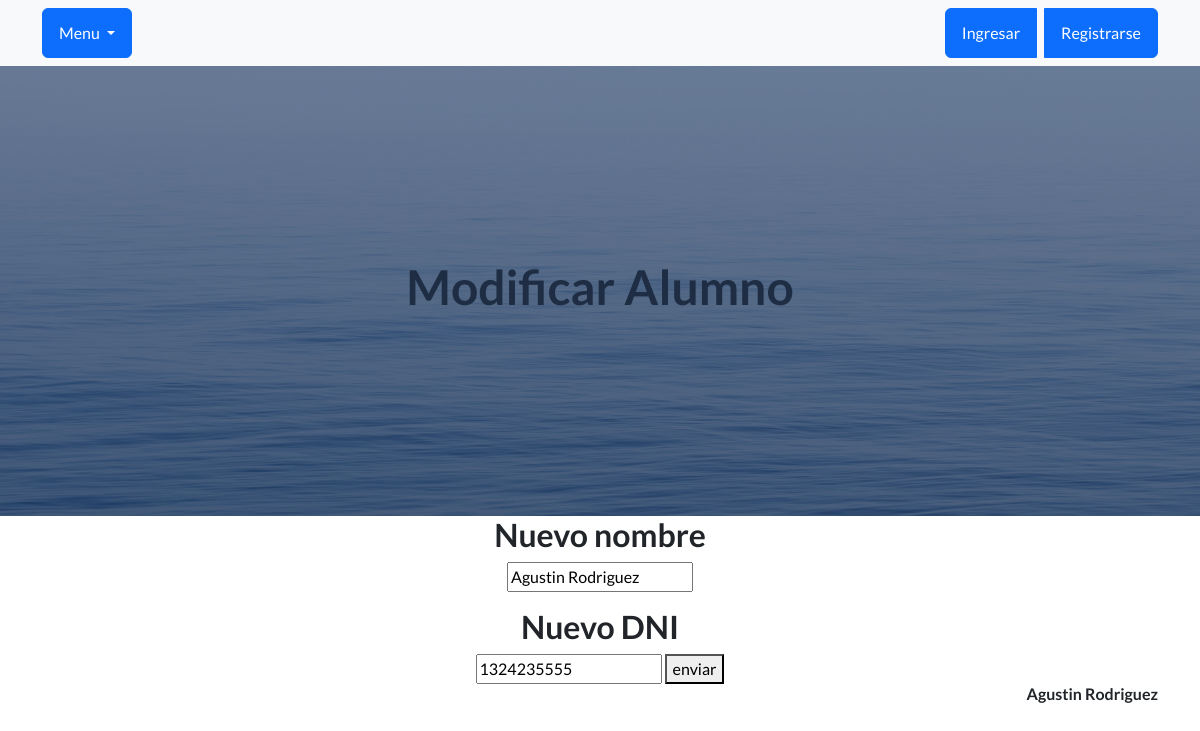
The page /App1/alumno_editar/1 on the database as committed earlier.
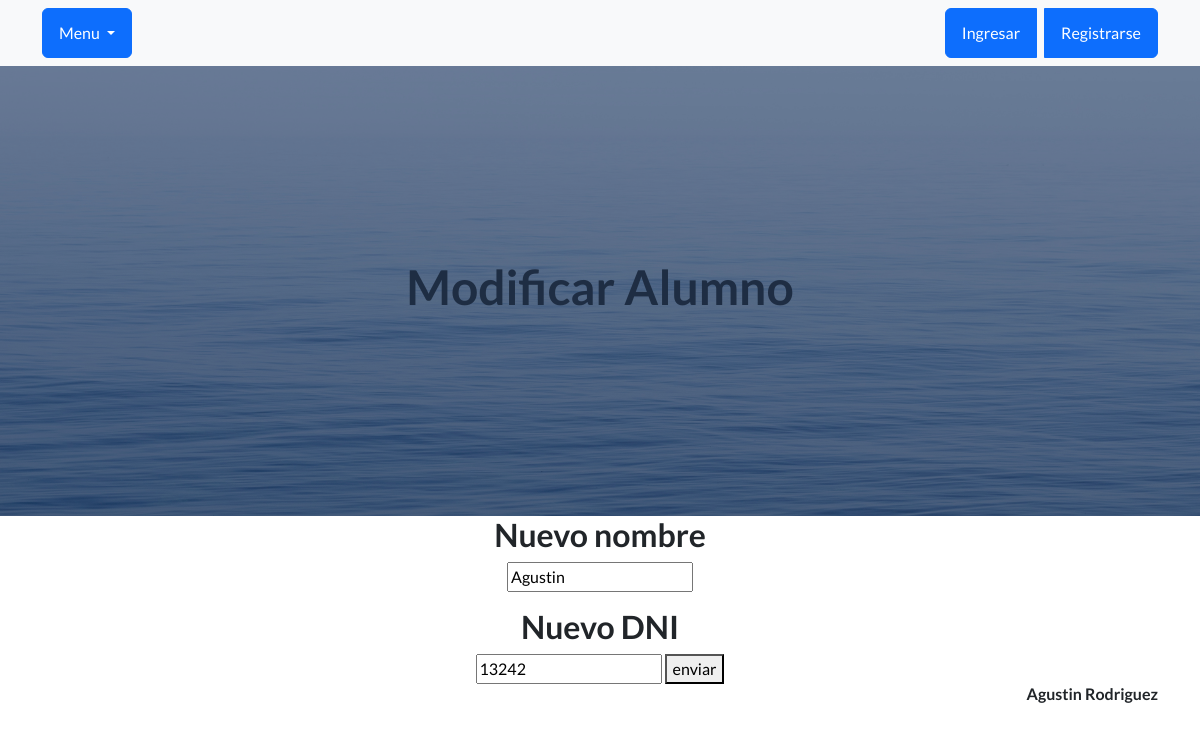
The same page on the database as committed later.
### App1/models.py (models this page shows, shortened)
class Alumno(models.Model):
    nombre = models.CharField(max_length=50)
    dni = models.IntegerField()

### App1/views.py (the view)
# urls.py: path("alumno_editar/<int:id>", views.alumno_editar,name="alumno_editar"),
def alumno_editar(request, id):
    alumno = Alumno.objects.get(id=id)
    if request.method == "POST":
        mi_formulario = Alumno_formulario(request.POST)
        if mi_formulario.is_valid():
            datos = mi_formulario.cleaned_data
            alumno.nombre = datos["nombre"]
            alumno.dni = datos["dni"]
            alumno.save()
            alumno = Alumno.objects.all()
            return render (request, "alumnos.html", {"alumnos":alumno})
    else:
        mi_formulario = Alumno_formulario (initial={"nombre":alumno.nombre, "dni":alumno.dni})
    return render(request, "alumno_editar.html",{"mi_formulario":mi_formulario, "alumno":alumno})

### App1/forms.py
class Alumno_formulario(forms.Form):
    nombre=forms.CharField(max_length=20)
    dni=forms.IntegerField()

### App1/templates/alumno_editar.html (shortened to what this page needs)
{% extends "padre.html" %}
{% load static %}
{% block contenido %}
    <header class="masthead">
        <div class="text-center">
            <h1>Modificar Alumno </h1>
        </div>
    </header>
        <main>
            <div class="container">
                <div class="text-center">
                <form action="{% url 'alumno_editar' alumno.id %} "method="POST">
                    <h2>Nuevo nombre</h2>
                    {{mi_formulario.nombre}}
                    <h2>Nuevo DNI</h2>
                    {{mi_formulario.dni}}
                    <button>enviar</button>
                </form>
            </div>
        </div>
    </main>
{% endblock  %}

### App1/templates/padre.html (shortened to what this page needs)
<!DOCTYPE html>
<html lang="en">
    <head>
        {% load static %}
        <link href="https://cdn.jsdelivr.net/npm/bootstrap-icons@1.5.0/font/bootstrap-icons.css" rel="stylesheet" type="text/css" />
        <link href="{% static 'App1/css/styles.css' %}" rel="stylesheet" />
    </head>
    <body>
        <nav class="navbar navbar-light bg-light static-top">
            <div class="container">
                <div class="d-grid gap-2 d-md-block">
                        <div class="btn-group" role="group">
                            <button type="button" class="btn btn-primary dropdown-toggle" data-bs-toggle="dropdown" aria-expanded="true">
                                Menu
                            </button>
                        </div>
                </div>
                <div class="d-grid gap-2 d-md-flex justify-content-md-end">
                <div class="btn-group">
                    <a type="btn" class="btn btn-primary me-md-2">Ingresar</a>
                    <a type="btn" class="btn btn-primary">Registrarse</a>
                </div>
                </div>
            </div>
        </nav>
        {% block contenido %}
        {% endblock %}
        <footer>
            <div class="container text-end">
                <div>
                    <h6>Agustin Rodriguez</h6>
                </div>
            </div>
        </footer>
    </body>
</html>

Rows that differ between the two databases and show on the page:
changed Alumno: nombre "Agustin Rodriguez" → "Agustin"; dni "1324235555" → "13242"
